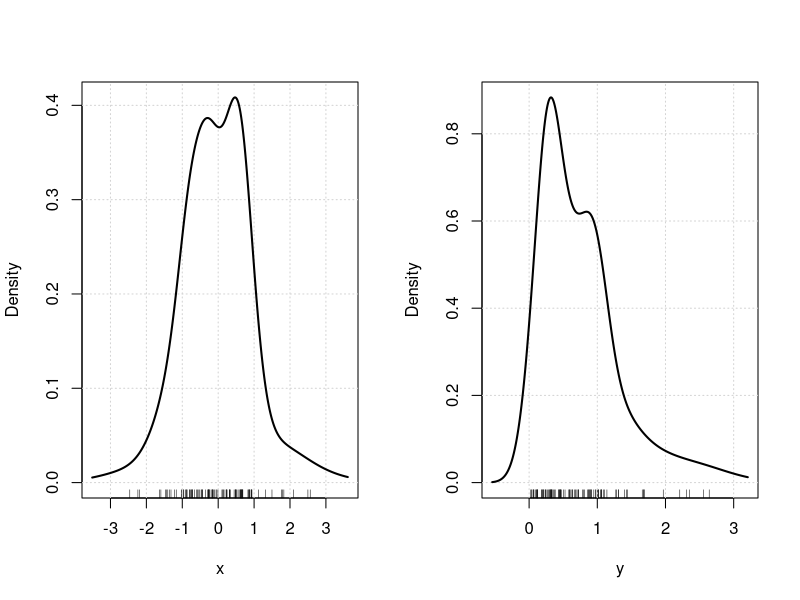
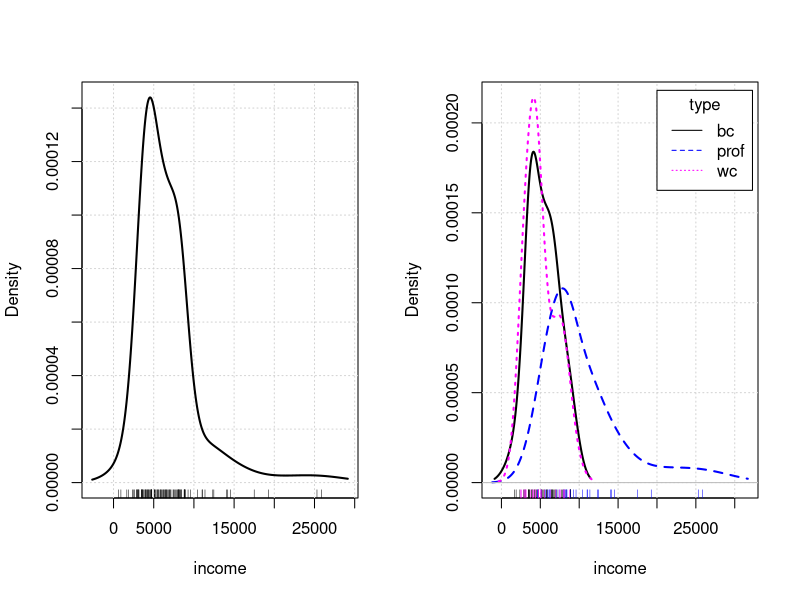
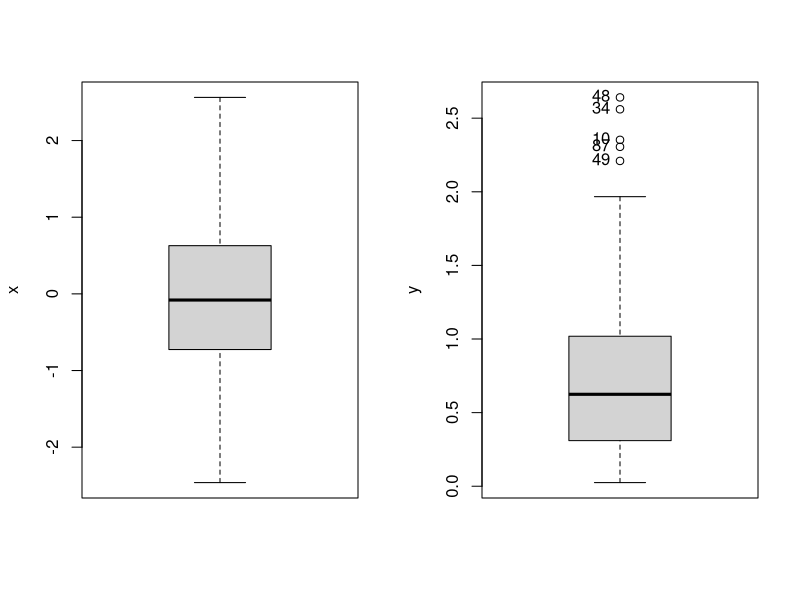
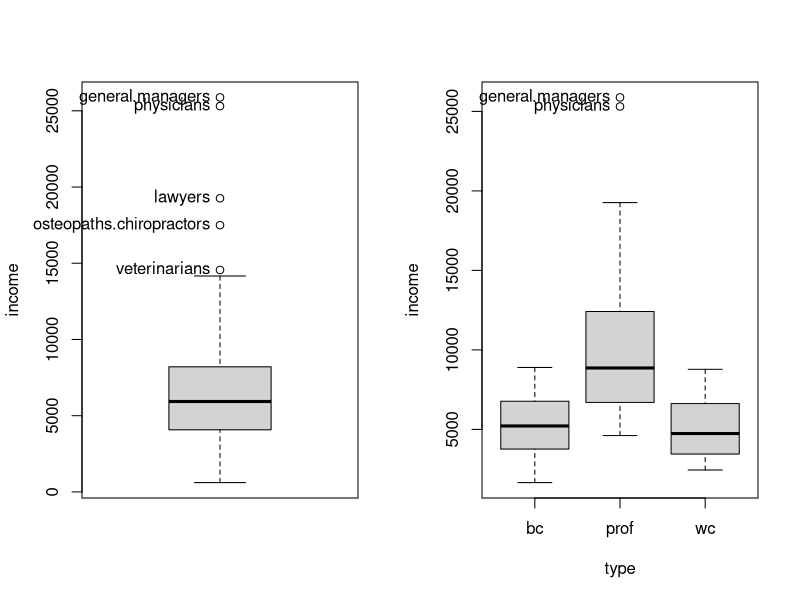
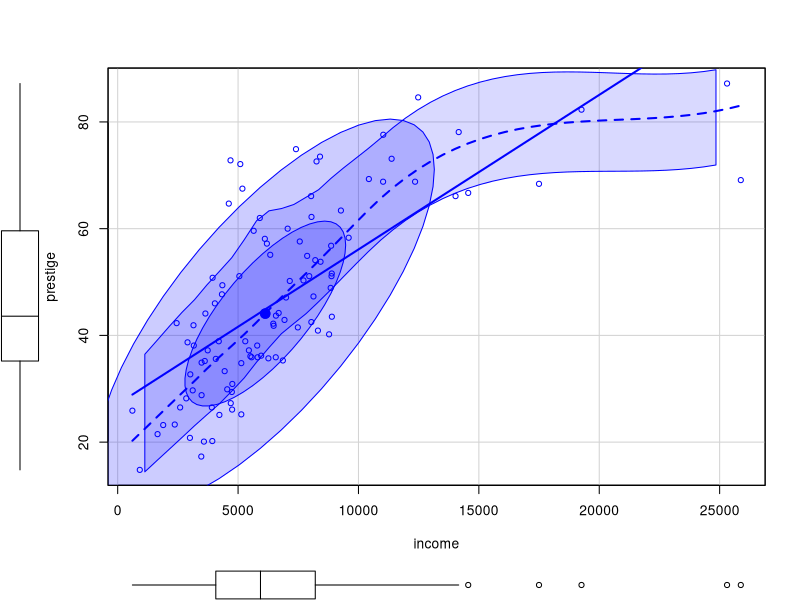
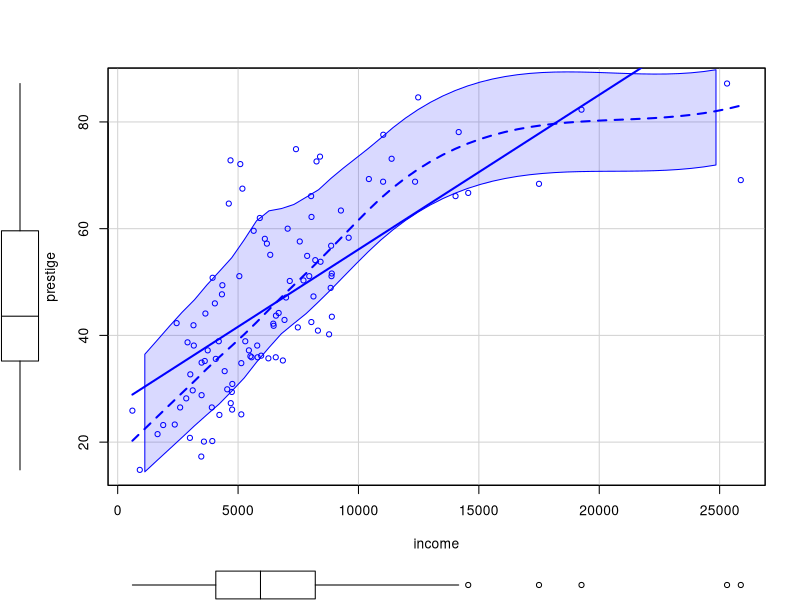
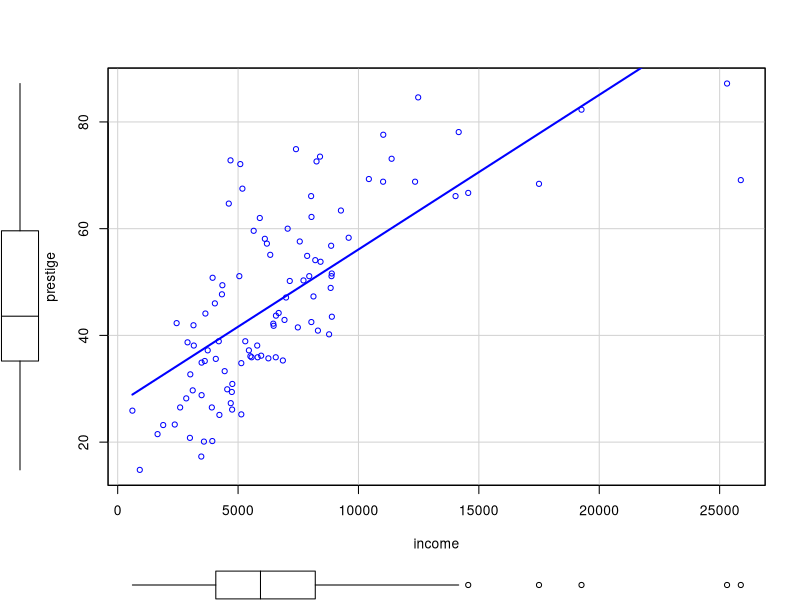
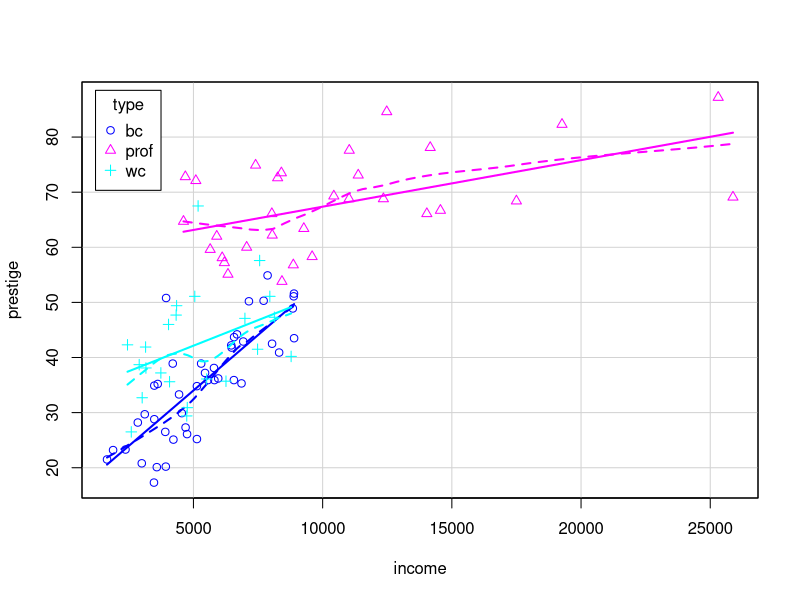

These charts were generated, in order, by the following R code:
library(car)

#-------

# Export a data frame to disk in one of many formats

Export(iris, 'iris.csv')

#-------

# Import data from many file formats

Import("iris.csv")

#-------

# Recode a Variable

x<-rep(1:3,3)
x

recode(x, "c(1,2)='A'; 
	else='B'")

Recode(x, "1:2='A'; 3='B'")

#---------------

#Position of Row Names

whichNames(c('minister', 'conductor'), Duncan)
Duncan[c(6,16),]

#-------

# Apply a Function to a Variable Within Factor Levels

Tapply(Sepal.Length ~ Species, mean, data=iris)
Tapply(Sepal.Length ~ Species, sd, data=iris)


#-------

# Sample a Few Elements of an Object

some(iris, n = 5)

# Print Abbreviated Ouput

brief(rnorm(100))
brief(Duncan)

#-------

#Nonparametric Density Estimates

x <- rnorm(100)
y <- rgamma(100, shape = 1.5, rate = 2)

par(mfrow = c(1,2))
densityPlot(x)
densityPlot(y)

densityPlot(~income, data=Prestige)

densityPlot(income ~ type, kernel=dnorm, data=Prestige)
#densityPlot(income ~ type, kernel=depan, data=Prestige)
#densityPlot(income ~ type, kernel=dbiwt, data=Prestige)

#-------

#Boxplots With Point Identification

Boxplot(x)
Boxplot(y)

Boxplot(~income, data=Prestige, id=list(n=Inf)) # identify all outliers
Boxplot(income ~ type, data=Prestige)

#-------

# Enhanced Scatterplots with Marginal Boxplots, Point Marking, Smoothers, and More

scatterplot(prestige ~ income, data=Prestige, ellipse=TRUE)

scatterplot(prestige ~ income, data=Prestige, ellipse=FALSE)

scatterplot(prestige ~ income, data=Prestige, ellipse=FALSE,
            smooth=list(smoother=NULL))

scatterplot(prestige ~ income | type, data=Prestige, legend=list(coords="topleft"))

scatterplot(income ~ type, data=Prestige)

#-------

#Smoothers to Draw Lines on Scatterplots
v1 = rnorm(1500, 1, 5)
v2 = rnorm(1500, 1, 5)
x = v1*2
y = v1+v2

par(mfrow = c(1,3))
plot(y~x, main = 'gamLine')
gamLine(x, y, col = 2)

plot(y~x, main = 'loessLine')
loessLine(x, y, col = 3)

plot(y~x, main = 'quantregLine')
quantregLine(x, y, col = 4)


scatterplot(prestige ~ income, data=Prestige, 
            smooth=list(smoother=gamLine))

scatterplot(prestige ~ income, data=Prestige, 
            smooth=list(smoother=loessLine))

scatterplot(prestige ~ income, data=Prestige, 
            smooth=list(smoother=quantregLine))

#-------


# Scatterplot Matrices

scatterplotMatrix(iris)

scatterplotMatrix(~Sepal.Length+Sepal.Width+Petal.Length+Petal.Width | Species, 
                  data = iris)

#-------

#Panel Function for Coplots

coplot(prestige ~ income|education, #panel=panel.car, 
       col="red", data=Prestige)

coplot(prestige ~ income|education, panel=panel.car, 
       col="red", data=Prestige)

#-------

#Data Ellipses

dataEllipse(Duncan$income, Duncan$education, levels=0.1*1:9, 
            ellipse.label=0.1*1:9, lty=2, fill=TRUE, fill.alpha=0.1)

with(Prestige, dataEllipse(income, education, type, 
                           id=list(n=2, labels=rownames(Prestige)), pch=15:17,
                           xlim=c(0, 25000), center.pch="+",
                           group.labels=c("Blue Collar", "Professional", "White Collar"),
                           ylim=c(5, 20), level=.95, fill=TRUE, fill.alpha=0.1))

#-------

# Functions to Construct Contrasts
ct <- lm(prestige ~ (income + education)*type, data=Prestige, 
   contrasts=list(type="contr.Treatment"))

cs <- lm(prestige ~ (income + education)*type, data=Prestige, 
   contrasts=list(type="contr.Sum"))

ch <- lm(prestige ~ (income + education)*type, data=Prestige, 
   contrasts=list(type="contr.Helmert"))

#-------